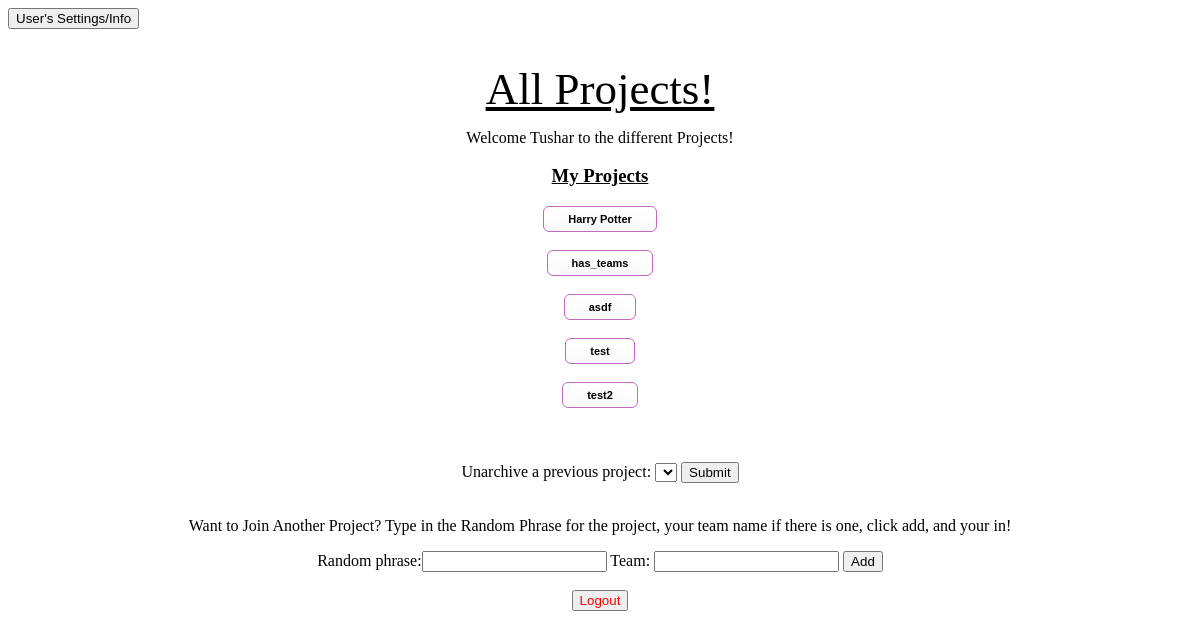
The page /quest/user_project_page/tdesai (signed in) on the database as committed earlier.
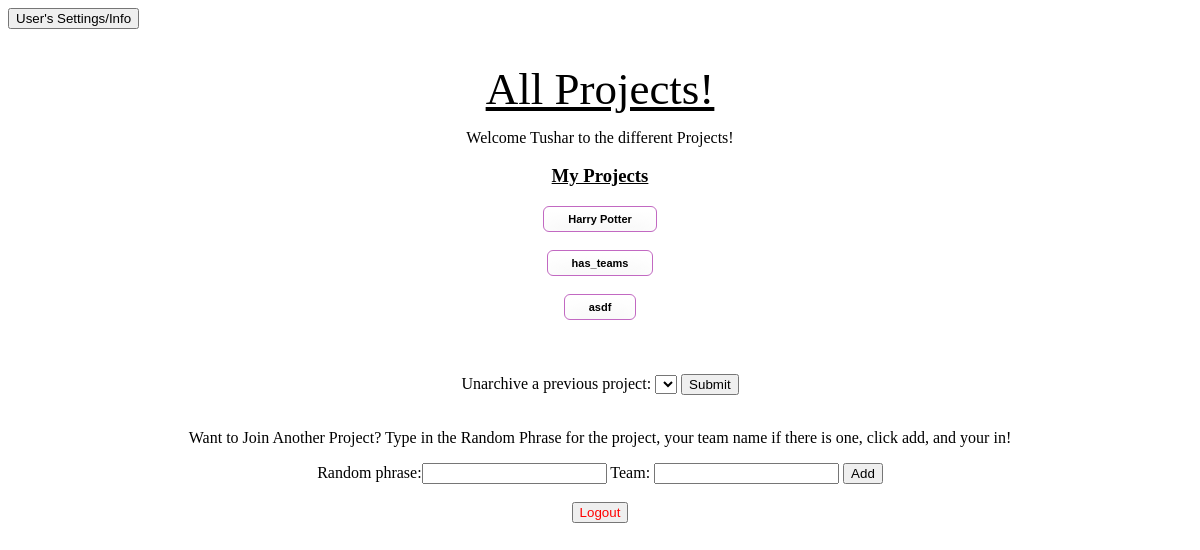
The same page on the database as committed later.
### quest_extension/models.py (models this page shows)
class Project(models.Model):
    project_name = models.CharField(max_length=1000)
    project_description = models.CharField(max_length=1000, blank = True, null = True)
    project_random_phrase = models.CharField(max_length = 255, unique = True)
    project_admin_pin = models.CharField(max_length = 255, unique = True)
    project_editable = models.BooleanField()
    project_has_teams = models.BooleanField(default = False)

### quest_extension/views.py (the view)
# urls.py: path('user_project_page/<ldap>', views.get_user_project_page),
def get_user_project_page(request, ldap):
    if not validate_user_access(request, ldap):
        return HttpResponseRedirect('/quest/user_login')
    current_user = User.objects.get(user_ldap = ldap)
    user_projects = UserProject.objects.filter(user = current_user, archived = False).values_list('project', flat=True)
    user_projects = Project.objects.filter(pk__in=user_projects)
    list_of_archived_projects = UserProject.objects.filter(user = current_user, archived = True).values_list('project', flat=True)
    list_of_archived_projects = Project.objects.filter(pk__in=list_of_archived_projects)
    add_new_project_form = AddNewProjectForm()
    context = {'current_user': current_user,
    'user_projects': user_projects,
    'add_new_project_form': add_new_project_form,
    'list_of_archived_projects': list_of_archived_projects}
    return render(request, 'quest_extension/user_project_page.html', context)

### quest_extension/forms.py
class AddNewProjectForm(forms.Form):
    random_phrase = forms.CharField()

### quest_extension/logic.py (called while the page is built)
def validate_user_access(request, ldap):
    return 'current_user_ldap' in request.session and request.session['current_user_ldap'] == ldap

### quest_extension/templates/quest_extension/user_project_page.html (shortened to what this page needs)
{% load static %}
<!DOCTYPE html>
<html lang="en">
    <head>
	<link rel="stylesheet" type="text/css" href="{% static 'quest_extension/user_project_page_style.css' %}">
    </head>
    <body>
    <form method='GET' action = '/quest/user_settings_info/{{current_user.user_ldap}}'>
        <button type='submit'>User's Settings/Info</button>
    </form>
    <div id = 'centered'>
        <h1>All Projects!</h1>
        <p>Welcome {{ current_user.user_first_name }} to the different Projects!</p>
        <h3> My Projects </h3>
        {% for project in user_projects %}
            <form method='GET', action = '/quest/user_home/{{ current_user.user_ldap }}/{{ project.id }}'>
                <div id= 'project_button'>
                    <button type='submit'>{{project.project_name}}</button>
                </div>
            </form>
            <br>
        {% endfor %}
        <br>
        <br>
        <form method = 'POST' action = '/quest/user_unarchive_project/{{current_user.user_ldap}}'>
            Unarchive a previous project:
            <select name="project_to_unarchive_id">
            </select>
            <button type = 'submit'> Submit </button>
        </form>
        <br>
        <p> Want to Join Another Project? Type in the Random Phrase for the project, your team name if
            there is one, click add,
            and your in!
        </p>
        <form id = 'add_new_project' method='POST' action = '/quest/add_user_project_page/{{ current_user.user_ldap }}'>
            {{ add_new_project_form }}
            Team: <input type = 'text', name = 'team'>
            <button type ='submit' name = 'project_id' value = '{{project.id}}'>Add</button>
        </form>
        <br>
        <div id= 'logout'>
        <form method='POST' action = '/quest/user_logout/{{ current_user.user_ldap}}'>
                <button type = 'submit', name = 'logout'>Logout</button>
            </form>
        </div>
    </div>
    </body>
</html>

Rows that differ between the two databases and show on the page:
no longer on this page (row edited): Project: project_name "test"
removed Project: project_name "test2"
